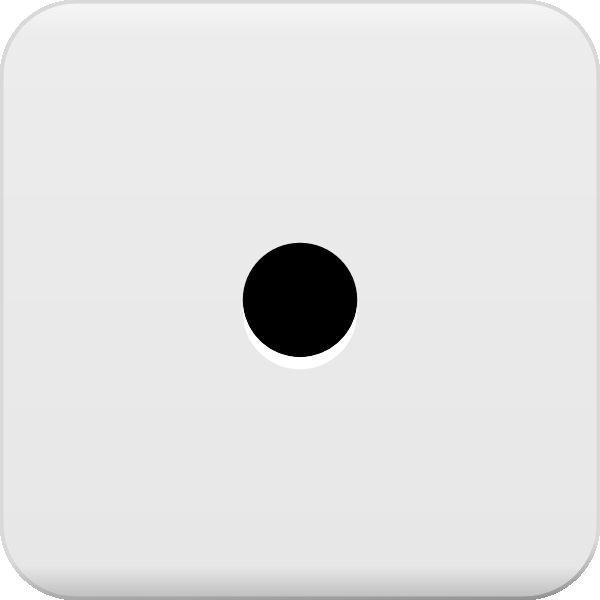
#> input picture Dice Roll/1.png, 600 x 600 px
$ python dice.py
#> lines starting #> are read from the running program, lines starting #| are printed output that depends on the picture
import cv2
import random
def diceroll():

 img=cv2.imread('1.png')
#> img is the input picture: shape (600, 600, 3); mean B, G, R 225.9, 225.9, 226.4
 img1=cv2.imread('2.png')
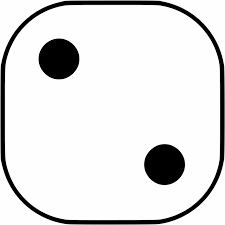
#> input picture Dice Roll/2.png, 225 x 225 px
#> img1 is the input picture: shape (225, 225, 3); min 0, max 255, mean 225
 img2=cv2.imread('3.png')
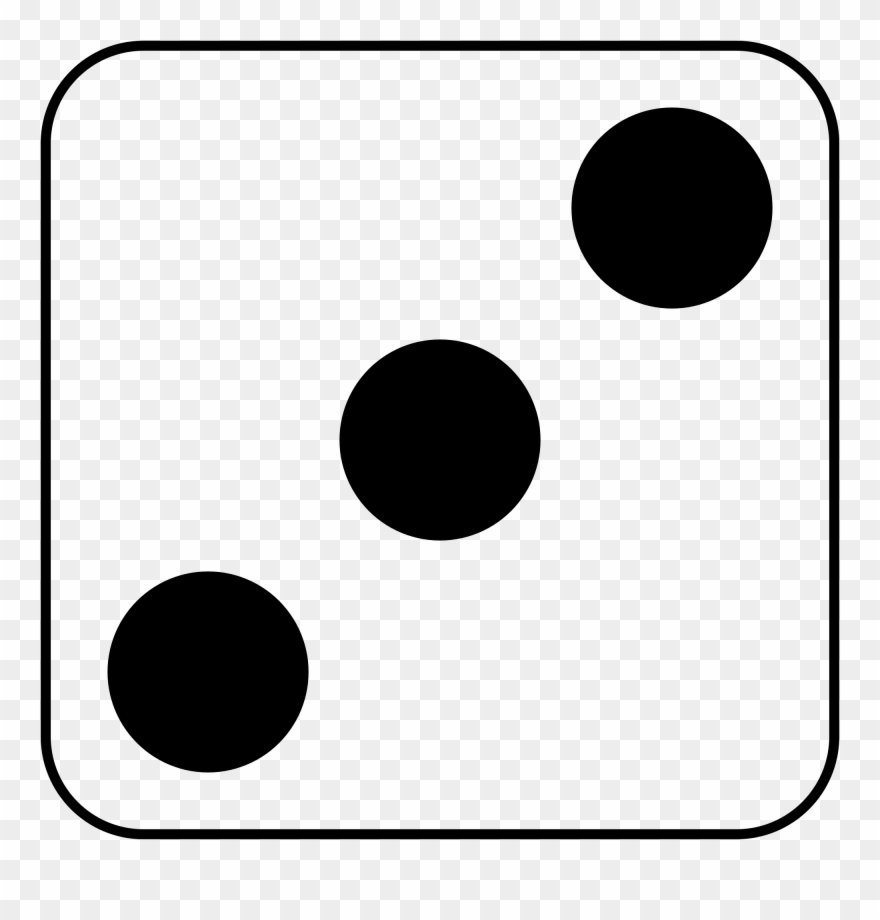
#> input picture Dice Roll/3.png, 880 x 920 px
#> img2 is the input picture: shape (920, 880, 3); min 0, max 255, mean 207.6
 img3=cv2.imread('4.png')
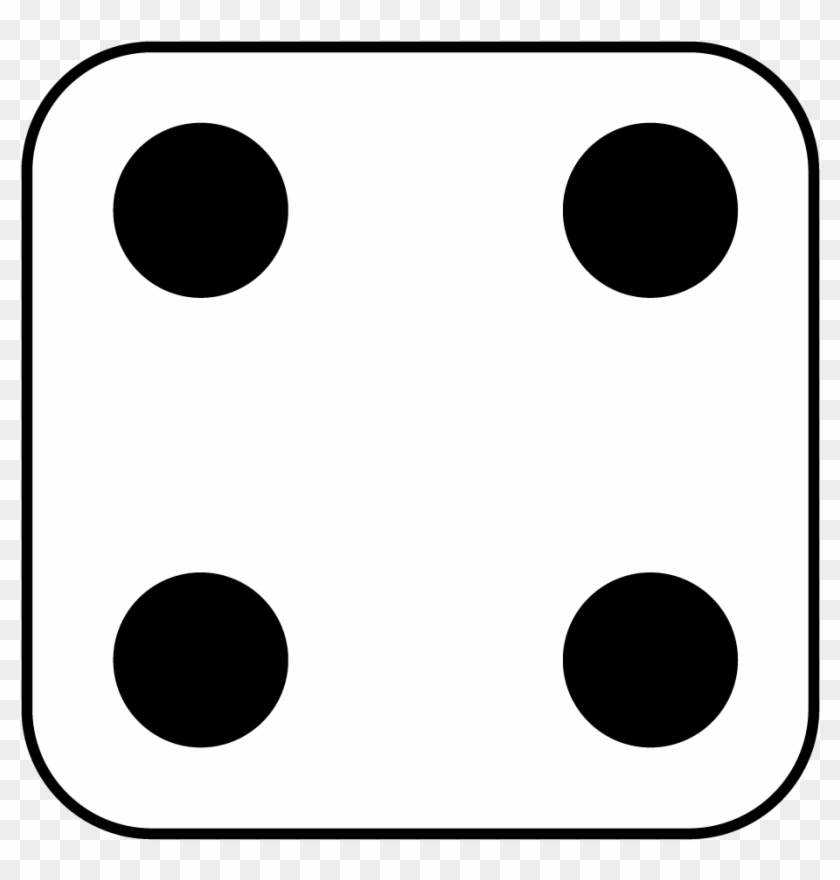
#> input picture Dice Roll/4.png, 840 x 880 px
#> img3 is the input picture: shape (880, 840, 3); min 0, max 255, mean 208.5
 img4=cv2.imread('5.png')
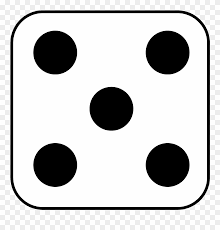
#> input picture Dice Roll/5.png, 220 x 230 px
#> img4 is the input picture: shape (230, 220, 3); min 0, max 255, mean 204.3
 img5=cv2.imread('6.png')
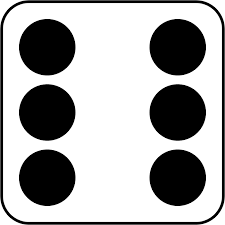
#> input picture Dice Roll/6.png, 225 x 225 px
#> img5 is the input picture: shape (225, 225, 3); min 0, max 255, mean 168.1
 number=[img,img1,img2,img3,img4,img5]
 random_array_item=random.choice(number)
 cv2.imshow('Dice',random_array_item)
 cv2.waitKey()

diceroll()
